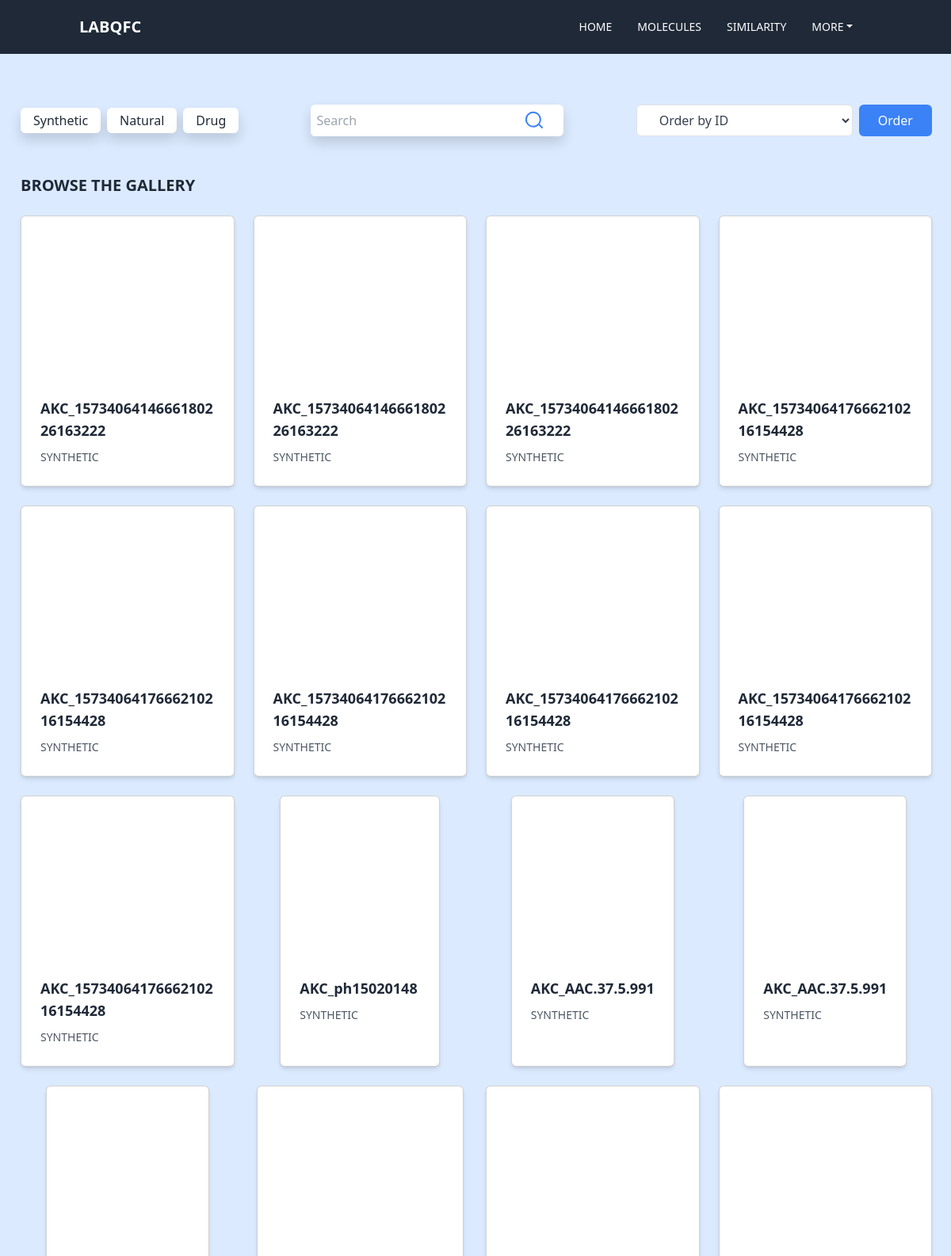
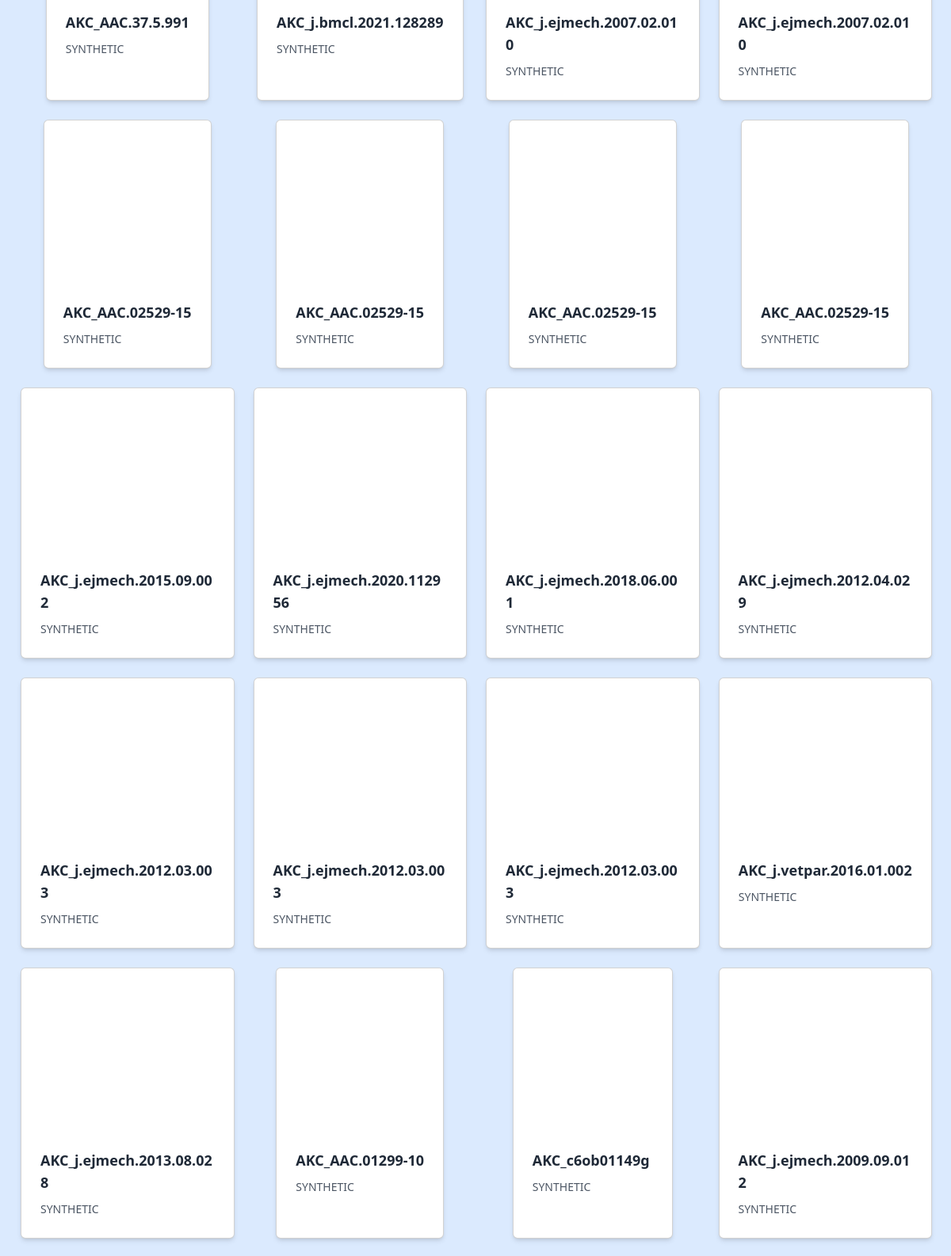
/moleculas/ (upper part), run on the app's committed database (2 pictures, top to bottom).
### galeria/models.py (models this page shows, shortened)
class similaridade(models.Model):
    OPCOES_CATEGORIA = [
        ("SYNTHETIC", "Synthetic"),
        ("NATURAL", "Natural"),
        ("DRUG", "Drug"),
    ]
    id = models.BigAutoField(auto_created=True, primary_key=True)
    nome = models.CharField(max_length=100, blank=False, default='')
    smile = models.CharField(max_length=300)
    categoria = models.CharField(max_length=100, choices=OPCOES_CATEGORIA, default='')
    sdf = models.FileField(upload_to='sdfs/')
    url = models.URLField(blank=True, null=True)
    observacoes_admin = models.TextField("Observações do Administrador", blank=True, null=True)
    publicada = models.BooleanField(default=False)
    data_mol = models.DateTimeField(default=datetime.now, blank=False)

### galeria/views.py (the view)
# urls.py: path('moleculas/', views.moleculas, name="moleculas"),
def moleculas(request):
    mol_list = similaridade.objects.order_by("id").filter(publicada=True)
    paginator = Paginator(mol_list, 96)  # 96 cards por página
    page_number = request.GET.get('page')
    mol = paginator.get_page(page_number)
    return render(request, 'galeria/moleculas.html',  {"cards": mol})

### Templates/galeria/moleculas.html (shortened to what this page needs)
{% load static %}
<!DOCTYPE html>
<html>
<head>
    <link href="https://cdn.jsdelivr.net/npm/bootstrap@5.3.0-alpha3/dist/css/bootstrap.min.css" rel="stylesheet"
>
    <script src="https://cdn.tailwindcss.com"></script>
</head>
<body class="bg-blue-100">
{% include 'galeria/partials/_menu.html' %}
    <div class="bg-blue-100 py-4 ml-0.5 mt-10">
        <div class="max-w-7xl mx-auto px-6 flex flex-col lg:flex-row justify-between items-center gap-6">
            <div class="flex items-center space-x-4">
                <div class="flex space-x-2">
                    <a href="{% url 'buscar' %}?categoria=Synthetic"
                        class="px-3 py-1 bg-white text-gray-800 rounded-md shadow hover:bg-gray-100">Synthetic</a>
                    <a href="{% url 'buscar' %}?categoria=Natural"
                        class="px-3 py-1 bg-white text-gray-800 rounded-md shadow hover:bg-gray-100">Natural</a>
                    <a href="{% url 'buscar' %}?categoria=Drug"
                        class="px-3 py-1 bg-white text-gray-800 rounded-md shadow hover:bg-gray-100">Drug</a>
                </div>
            </div>
            <div class="flex items-center bg-white shadow rounded-md">
                <form action="{% url 'buscar' %}" class="flex">
                    <input class="p-2 text-gray-800 rounded-l-md focus:outline-none" type="text" name="buscar"
                        placeholder="Search" />
                    <button type="submit" class="px-4 rounded-r-md text-blue-500 hover:text-blue-600">
                        <svg xmlns="http://www.w3.org/2000/svg" class="h-6 w-6" fill="none" viewBox="0 0 24 24"
                            stroke="currentColor">
                            <path stroke-linecap="round" stroke-linejoin="round" stroke-width="2"
                                d="M21 21l-4.35-4.35m0 0a9 9 0 11-12.7-12.7 9 9 0 0112.7 12.7z" />
                        </svg>
                    </button>
                </form>
            </div>
            <form action="{% url 'ordenar_moleculas' %}" method="get" class="flex items-center space-x-2 ml-0.5">
                <select name="ordenacao"
                    class="bg-white border border-gray-300 text-gray-700 h-10 px-4 pr-8 rounded leading-tight focus:outline-none focus:bg-white focus:border-blue-500">
                    <option value="nome">Order by ID</option>
                </select>
                <button type="submit"
                    class="px-4 py-2 bg-blue-500 text-white rounded hover:bg-blue-600 focus:outline-none focus:bg-blue-700">
                    Order
                </button>
            </form>
        </div>
    </div>
    <section class="galeria bg-blue-100 py-4 ml-0.5">
        <div class="max-w-7xl mx-auto px-6">
            <h2 class="text-gray-800 text-xl font-semibold mb-4">BROWSE THE GALLERY</h2>
            <div class="grid grid-cols-1 sm:grid-cols-2 md:grid-cols-3 lg:grid-cols-4 xl:grid-cols-6 gap-6">
                {% if cards %}
                {% for mol in cards %}
                <div class="card bg-white rounded-md shadow-md max-w-xs mx-auto">
                    <a href="{% url 'imagem' mol.id %}">
                        <div id="molViewer_{{ mol.id }}" style="width: 200px; height: 200px; padding-top: 20px;"
                            class="mt-1"></div>
                    </a>
                    <div class="p-4">
                        <p class="text-gray-800 font-semibold text-lg" style="word-break: break-word;">{{ mol.nome }}
                        </p>
                        <div class="flex justify-between items-center mt-2">
                            <p class="text-gray-600 text-sm">{{ mol.categoria }}</p>
                            <img src="{% static '/assets/ícones/1x/favorite_outline.png' %}" alt="ícone de coração"
                                class="w-6 h-6">
                        </div>
                    </div>
                </div>
                {% endfor %}
                {% else %}
                <div class="imagem_texto text-gray-800">
                    <p>Moléculas não encontradas</p>
                </div>
                {% endif %}
            </div>
        </div>
    </section>
</body>
</html>

### Templates/galeria/partials/_menu.html (shortened to what this page needs)
{% load static %}
<nav class="bg-gray-800 text-white relative flex items-center justify-between h-19 px-4 py-0">
    <div class="container flex flex-wrap justify-between items-center mx-auto">
        <a href="" class="flex items-center">
            <span class="self-center text-xl font-semibold whitespace-nowrap dark:text-white">LABQFC</span>
        </a>
        <div class="hidden w-full md:block md:w-auto" id="navbar-default">
            <ul
                class="flex items-center flex-col p-4  bg-gray-800 md:flex-row md:space-x-8 md:mt-0 md:text-sm md:font-medium md:border-0 md:bg-none">
                <li>
                    <a href="{% url 'index' %}" class="block pr-4 pl-3 text-white rounded md:bg-transparent md:p-0"
                        aria-current="page">HOME</a>
                </li>
                <li>
                    <a href="{% url 'moleculas' %}"
                        class="block pr-4 pl-3 text-white rounded md:bg-transparent md:p-0">MOLECULES</a>
                </li>
                <li>
                    <a href="{% url 'comparar' %}"
                        class="block pr-4 pl-3 text-white rounded md:bg-transparent md:p-0">SIMILARITY</a>
                </li>
                <li class="relative">
                    <a href="#" class="block pr-4 pl-3 text-white rounded md:bg-transparent md:p-0 dropdown-toggle"
                        id="navbar-dropdown-toggle">MORE</a>
                </li>
            </ul>
        </div>
    </div>
</nav>

### data on the page
similaridade: nome "AKC_1573406414666180226163222", categoria "SYNTHETIC"
similaridade: {{ mol.id }} 2 (drawn), nome "AKC_1573406414666180226163222", categoria "SYNTHETIC"
similaridade: nome "AKC_1573406414666180226163222", categoria "SYNTHETIC"
similaridade: nome "AKC_1573406417666210216154428", categoria "SYNTHETIC"
similaridade: nome "AKC_1573406417666210216154428", categoria "SYNTHETIC"
similaridade: nome "AKC_1573406417666210216154428", categoria "SYNTHETIC"
similaridade: nome "AKC_1573406417666210216154428", categoria "SYNTHETIC"
similaridade: nome "AKC_1573406417666210216154428", categoria "SYNTHETIC"
similaridade: nome "AKC_1573406417666210216154428", categoria "SYNTHETIC"
similaridade: nome "AKC_ph15020148", categoria "SYNTHETIC"
similaridade: nome "AKC_AAC.37.5.991", categoria "SYNTHETIC"
similaridade: nome "AKC_AAC.37.5.991", categoria "SYNTHETIC"
similaridade: nome "AKC_AAC.37.5.991", categoria "SYNTHETIC"
similaridade: nome "AKC_j.bmcl.2021.128289", categoria "SYNTHETIC"
similaridade: nome "AKC_j.ejmech.2007.02.010", categoria "SYNTHETIC"
similaridade: nome "AKC_j.ejmech.2007.02.010", categoria "SYNTHETIC"
similaridade: nome "AKC_AAC.02529-15", categoria "SYNTHETIC"
similaridade: nome "AKC_AAC.02529-15", categoria "SYNTHETIC"
similaridade: nome "AKC_AAC.02529-15", categoria "SYNTHETIC"
similaridade: {{ mol.id }} 20 (drawn), nome "AKC_AAC.02529-15", categoria "SYNTHETIC"
similaridade: nome "AKC_j.ejmech.2015.09.002", categoria "SYNTHETIC"
similaridade: nome "AKC_j.ejmech.2020.112956", categoria "SYNTHETIC"
similaridade: nome "AKC_j.ejmech.2018.06.001", categoria "SYNTHETIC"
similaridade: nome "AKC_j.ejmech.2012.04.029", categoria "SYNTHETIC"
similaridade: nome "AKC_j.ejmech.2012.03.003", categoria "SYNTHETIC"
similaridade: nome "AKC_j.ejmech.2012.03.003", categoria "SYNTHETIC"
similaridade: nome "AKC_j.ejmech.2012.03.003", categoria "SYNTHETIC"
similaridade: nome "AKC_j.vetpar.2016.01.002", categoria "SYNTHETIC"
similaridade: nome "AKC_j.ejmech.2013.08.028", categoria "SYNTHETIC"
similaridade: nome "AKC_AAC.01299-10", categoria "SYNTHETIC"
similaridade: nome "AKC_c6ob01149g", categoria "SYNTHETIC"
similaridade: nome "AKC_j.ejmech.2009.09.012", categoria "SYNTHETIC"
